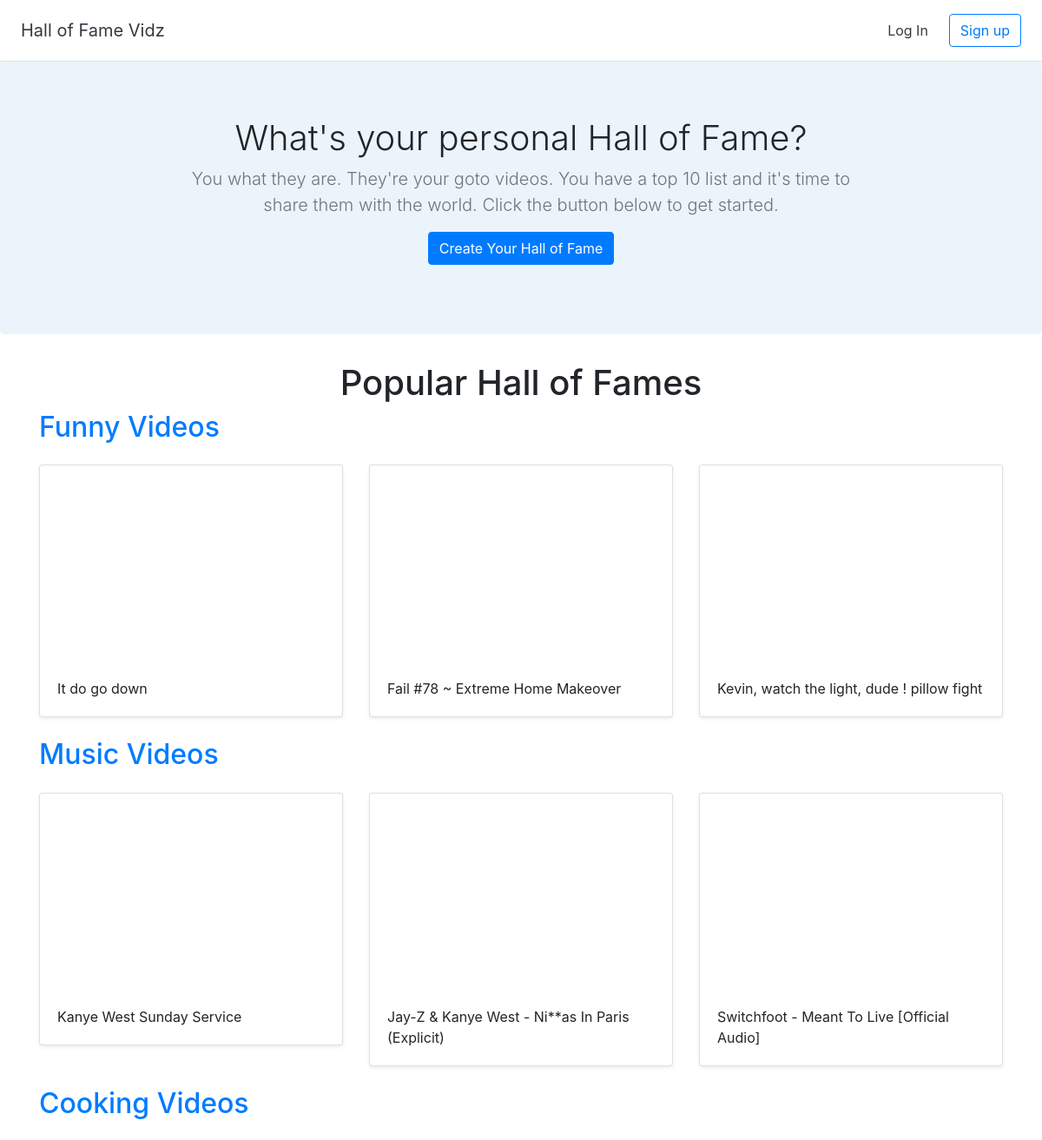
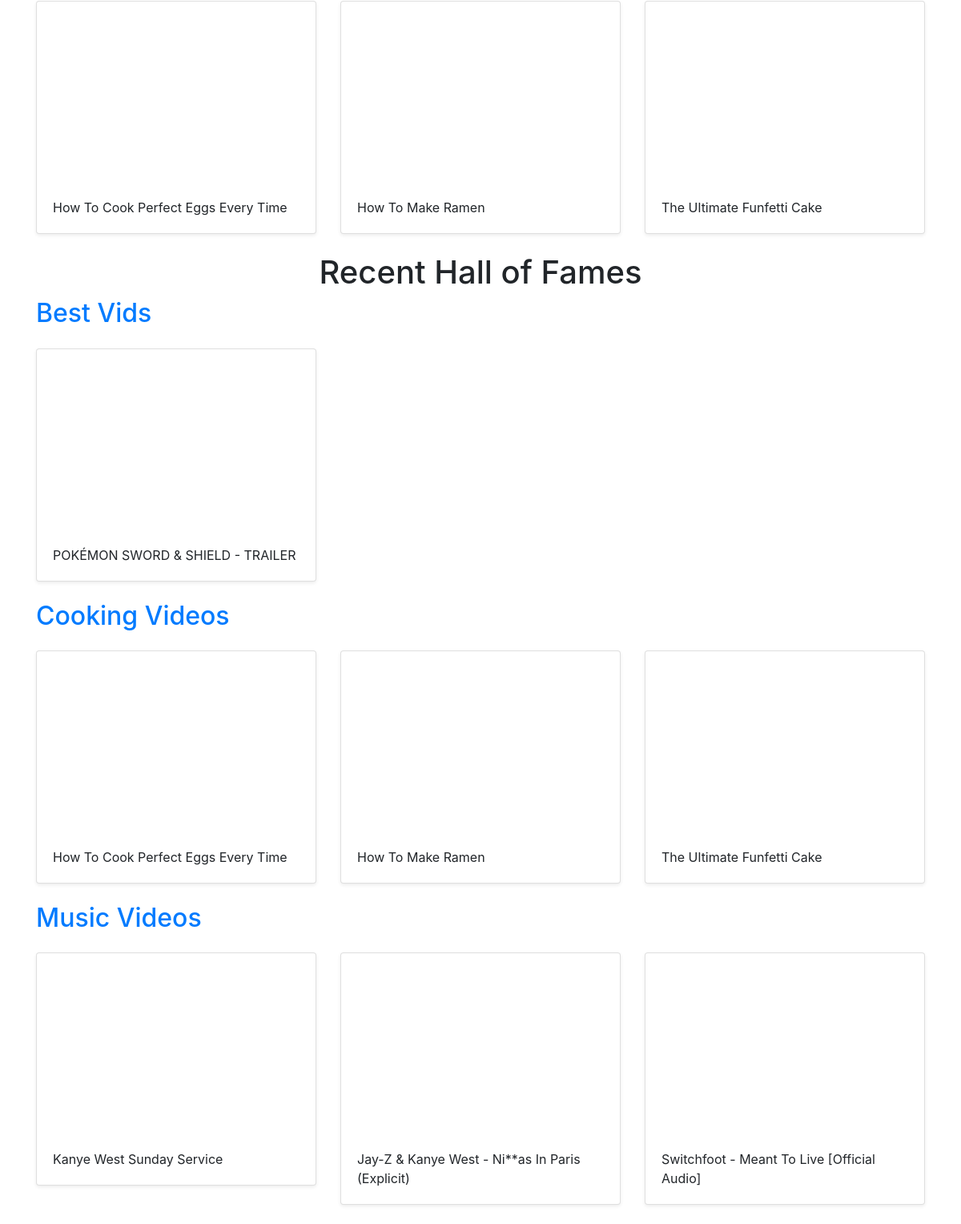
The page / on the database its author committed (2 pictures, top to bottom).
### halls/models.py (models this page shows)
class Hall(models.Model):
    title = models.CharField(max_length=255)
    user = models.ForeignKey(User, on_delete=models.CASCADE)

class Video(models.Model):
    title = models.CharField(max_length=255)
    url = models.URLField()
    youtube_id = models.CharField(max_length=255)
    hall = models.ForeignKey(Hall, on_delete=models.CASCADE)

### halls/views.py (the view)
# urls.py: 2. Add a URL to urlpatterns:  path('', views.home, name='home')
def home(request):
    recent_halls = Hall.objects.all().order_by('-id')[:3]
    popular_halls = [Hall.objects.get(pk=1),Hall.objects.get(pk=2),Hall.objects.get(pk=3)]
    return render(request, 'halls/home.html', {'recent_halls':recent_halls, 'popular_halls':popular_halls})

### halls/templates/halls/home.html
{% extends 'halls/base.html' %}
{% block content %}
<section class="jumbotron text-center">
  <div class="container">
    <h1 class="jumbotron-heading">What's your personal Hall of Fame?</h1>
    <p class="lead text-muted">You what they are. They're your goto videos. You have a top 10 list and it's time to share them with the world. Click the button below to get started.</p>
    <p>
      <a href="{% url 'create_hall' %}" class="btn btn-primary">Create Your Hall of Fame</a>
    </p>
  </div>
</section>
<div class="container">
  <h1 class="text-center">Popular Hall of Fames</h1>
  {% for hall in popular_halls %}
<h2><a href="{% url 'detail_hall' hall.id %}">{{ hall.title }}</a></h2>
  <div class="row">
    {% for video in hall.video_set.all %}
    <div class="col-md-4 mt-3">
      <div class="card mb-4 shadow-sm">
        <iframe width="100%" height="225" src="https://www.youtube.com/embed/{{ video.youtube_id }}" frameborder="0" allow="accelerometer; autoplay; encrypted-media; gyroscope; picture-in-picture" allowfullscreen></iframe>
        <div class="card-body">
          <p class="card-text">{{ video.title }}</p>
        </div>
      </div>
    </div>
    {% endfor %}
    </div>
  {% endfor %}
  <h1 class="text-center">Recent Hall of Fames</h1>
  {% for hall in recent_halls %}
<h2><a href="{% url 'detail_hall' hall.id %}">{{ hall.title }}</a></h2>
  <div class="row">
    {% for video in hall.video_set.all %}
    <div class="col-md-4 mt-3">
      <div class="card mb-4 shadow-sm">
        <iframe width="100%" height="225" src="https://www.youtube.com/embed/{{ video.youtube_id }}" frameborder="0" allow="accelerometer; autoplay; encrypted-media; gyroscope; picture-in-picture" allowfullscreen></iframe>
        <div class="card-body">
          <p class="card-text">{{ video.title }}</p>
        </div>
      </div>
    </div>
    {% endfor %}
    </div>
  {% endfor %}
</div>
{% endblock %}

### halls/templates/halls/base.html (shortened to what this page needs)
<!doctype html>
<html lang="en">
{% load static %}
<head>
  <link rel="stylesheet" href="https://stackpath.bootstrapcdn.com/bootstrap/4.2.1/css/bootstrap.min.css">
  <link href="{% static 'custom.css' %}" rel="stylesheet">
</head>
<body>
  <div class="d-flex flex-column flex-md-row align-items-center p-3 px-md-4 bg-white border-bottom shadow-sm">
    <h5 class="my-0 mr-md-auto font-weight-normal"><a href="{% url 'home' %}" class="text-dark">Hall of Fame Vidz</a></h5>
    <nav class="my-2 my-md-0 mr-md-3">
      {% if user.is_authenticated %}
      <a class="p-2 text-dark" href="{% url 'dashboard' %}">Dashboard</a>
      <a class="p-2 text-dark" href="{% url 'logout' %}">Log Out</a>
      {% else %}
      <a class="p-2 text-dark" href="{% url 'login' %}">Log In</a>
      {% endif %}
    </nav>
    {% if user.is_authenticated == False %}
    <a class="btn btn-outline-primary" href="{% url  'signup' %}">Sign up</a>
    {% endif %}
  </div>
  {% block content %}
  {% endblock %}
</body>
</html>

### halls/static/custom.css (style rules this page uses)
.jumbotron { background-color: #EBF4FA; }
.jumbotron-heading { font-weight: 300; }
.jumbotron .container { max-width: 51rem; }

### rows shown on the page
Hall: title "Funny Videos"
Video: title "It do go down"
Video: title "Fail #78 ~ Extreme Home Makeover"
Video: title "Kevin, watch the light, dude ! pillow fight"
Hall: title "Music Videos"
Video: title "Kanye West Sunday Service"
Video: title "Jay-Z & Kanye West - Ni**as In Paris (Explicit)"
Video: title "Switchfoot - Meant To Live [Official Audio]"
Hall: title "Cooking Videos"
Video: title "How To Cook Perfect Eggs Every Time"
Video: title "How To Make Ramen"
Video: title "The Ultimate Funfetti Cake"
Hall: title "Best Vids"
Video: title "POKÉMON SWORD & SHIELD - TRAILER"
